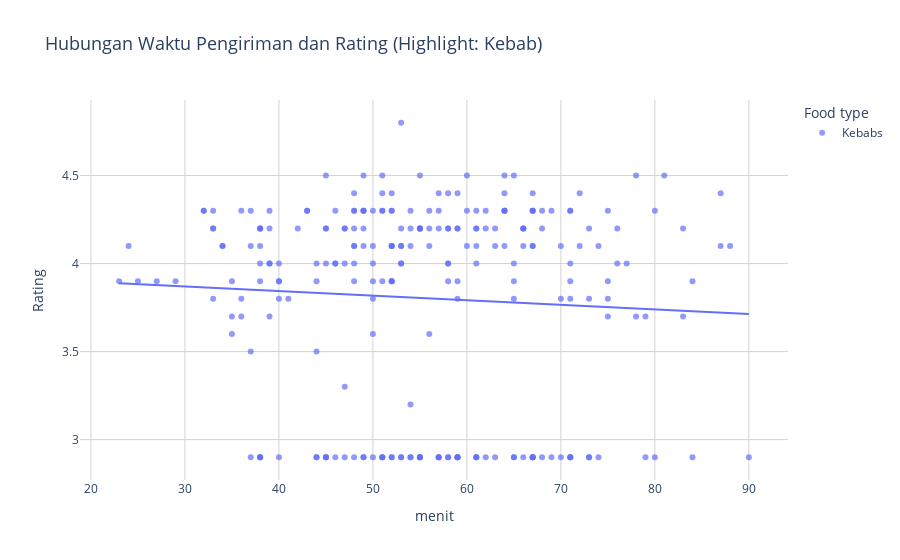

This figure's notebook cell:
### Markdown cell above
### Scatter plot untuk memvisualisasikan analisa korelasi

### Code cell
# Tambahkan kolom bantu agar semua dianggap Kebab
df_vis = df_swiggy_no_outlier[df_swiggy_no_outlier['Food type'] == 'Kebabs']

# Plot scatter chart
fig = px.scatter(
    df_vis,
    x='Delivery time',
    y='Avg ratings',
    color='Food type',  # hanya satu kategori: Kebab
    hover_data=['City', 'Restaurant', 'Food type'],
    trendline='ols',
    title='Hubungan Waktu Pengiriman dan Rating (Highlight: Kebab)',
    labels={
        'Delivery time': 'menit',
        'Avg ratings': 'Rating',
        'Food Category': 'Tipe Makanan'  # Nama di legend
    },
    opacity=0.7
)

fig.update_layout(
    title_font_size=18,
    plot_bgcolor='white',
    xaxis=dict(gridcolor='lightgray'),
    yaxis=dict(gridcolor='lightgray')
)

fig.show()

img = mpimg.imread('waktupengiriman_dan_rating.png')
plt.figure(figsize=(18, 10))
plt.imshow(img)
plt.axis('off')  # Hide axes
plt.show()

### Figure 1 — Plotly figure (JSON) as saved in the notebook; plotly's stock layout.template omitted (floating-point values rounded to 4 significant figures; data arrays with more than 128 entries replaced by an {"elided": "..."} marker saying what was removed)
{"data": [{"customdata": {"elided": "250x3 str values"}, "hovertemplate": "Food type=%{customdata[2]}<br>menit=%{x}<br>Rating=%{y}<br>City=%{customdata[0]}<br>Restaurant=%{customdata[1]}<extra></extra>", "legendgroup": "Kebabs", "marker": {"color": "#636efa", "opacity": 0.7, "symbol": "circle"}, "mode": "markers", "name": "Kebabs", "orientation": "v", "showlegend": true, "type": "scatter", "x": {"elided": "250 int values"}, "xaxis": "x", "y": {"elided": "250 float values"}, "yaxis": "y"}, {"hovertemplate": "<b>OLS trendline</b><br>Avg ratings = -0.00261658 * Delivery time + 3.94908<br>R<sup>2</sup>=0.003919<br><br>Food type=Kebabs<br>menit=%{x}<br>Rating=%{y} <b>(trend)</b><extra></extra>", "legendgroup": "Kebabs", "marker": {"color": "#636efa", "symbol": "circle"}, "mode": "lines", "name": "Kebabs", "showlegend": false, "type": "scatter", "x": {"elided": "250 int values"}, "xaxis": "x", "y": {"elided": "250 float values"}, "yaxis": "y"}], "layout": {"legend": {"title": {"text": "Food type"}, "tracegroupgap": 0}, "plot_bgcolor": "white", "title": {"font": {"size": 18}, "text": "Hubungan Waktu Pengiriman dan Rating (Highlight: Kebab)"}, "xaxis": {"anchor": "y", "domain": [0, 1], "gridcolor": "lightgray", "title": {"text": "menit"}}, "yaxis": {"anchor": "x", "domain": [0, 1], "gridcolor": "lightgray", "title": {"text": "Rating"}}}}
